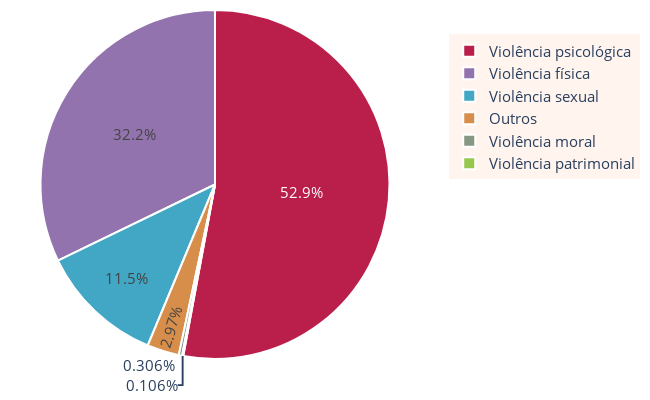

Write notebook code for a chart like this one.
### Code cell
fig = go.Figure(data=[go.Pie(labels=frequencia_crimes.index, values=frequencia_crimes.values,marker=dict(colors=custom_palette))])

fig.update_layout(#title= 'Tipos de crime mais frequentes contra a mulher',
                  scene=dict(aspectmode="cube"),
                  width=650,  
                  height=400,margin=dict(l=10, r=10, t=10, b=10),
        plot_bgcolor='#FFF5EE',paper_bgcolor='white', legend=dict(bgcolor='#FFF5EE', x=1.11, y=0.93), font=dict(size=15))

fig.update_traces(marker=dict(line=dict(color='white', width=2)),
                  textfont=dict(size=15))

py.iplot(fig)

fig.write_image("Crimes no estado/imagens_svg_estado/tipos_violencia.svg")

### Figure 1 — Plotly figure (JSON) as saved in the notebook; plotly's stock layout.template omitted (floating-point values rounded to 4 significant figures)
{"data": [{"labels": ["Violência psicológica", "Violência física", "Violência sexual", "Outros", "Violência moral", "Violência patrimonial"], "marker": {"colors": ["#BA1F4C", "#9373AE", "#41A7C4", "#D68E4A", "#889684", "#96C84E", "#352DA7", "#691D73", "#D4BE8E", "#386E0D", "#BF4F7F", "#AC3516", "#3A6CC6", "#295A96", "#DBB1C3"], "line": {"color": "white", "width": 2}}, "textfont": {"size": 15}, "type": "pie", "values": [114817, 69833, 24986, 6450, 665, 230]}], "layout": {"font": {"size": 15}, "height": 400, "legend": {"bgcolor": "#FFF5EE", "x": 1.11, "y": 0.93}, "margin": {"b": 10, "l": 10, "r": 10, "t": 10}, "paper_bgcolor": "white", "plot_bgcolor": "#FFF5EE", "scene": {"aspectmode": "cube"}, "width": 650}}
